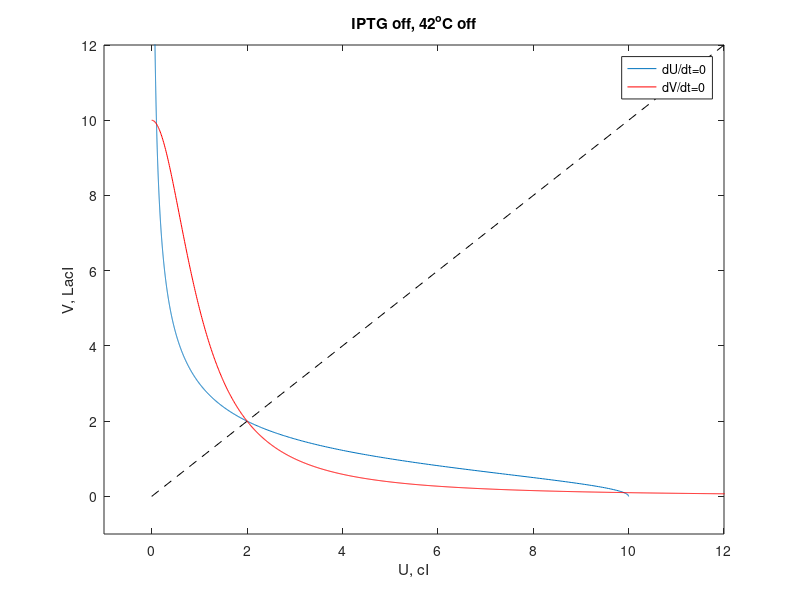

Write the MATLAB code that produced this figure. (Note: this script raises an error after producing the figure.)
clear;hold off;options=[];
a1=10;b=2;
a2=10;g=2;
% draw nullcline
y1=0:0.01:30;x2=0:0.01:30;
x1=a1./(1+y1.^b); y2=a2./(1+x2.^g);
figure(1); plot(x1,y1);hold on; plot(x2,y2,'r-');plot([0 30],[0 30],'k--');
legend('dU/dt=0','dV/dt=0');
axis([-1 12 -1 12]);xlabel('U, cI');ylabel('V, LacI');title('IPTG off, 42^oC off');

% calculate the dynamic process from any inital value
button =0;
while button~=3 % right click stop the program
[x1,y1,button]=ginput(1); % get the inital value from mouse left click
x0=x1;y0=y1;
[t1 yt]=ode45('gardnerfunc',[0 100],[x0 y0],options,a1,a2,b,g);
    if x0>y0
        plot(yt(:,1),yt(:,2),'m.-');% lower half
    else
        plot(yt(:,1),yt(:,2),'c.-'); % upper half
    end
end
